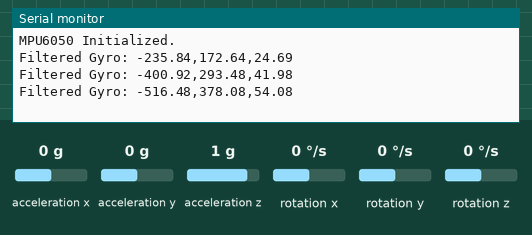
Simulated run of this sketch. Board: ESP32. Parts: the last lines printed to the serial monitor. The test bench sets the inputs (shaded band); at power-on: rotation x 0 °/s, rotation y 0 °/s, rotation z 0 °/s, acceleration x 0 g, acceleration y 0 g, acceleration z 1 g. Nothing arrives over Bluetooth unless stated.

Above: at 1.2 s.
1.3 s: rotation x set to -192 °/s
At 1.47 s:
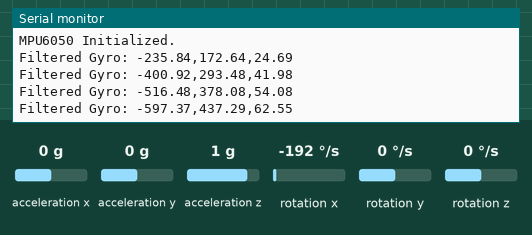
2.8 s: rotation y set to -192 °/s
At 2.81 s:
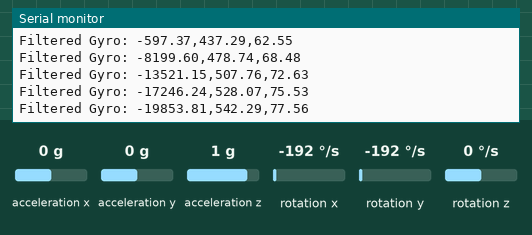
4.3 s: rotation z set to -192 °/s
At 4.5 s:
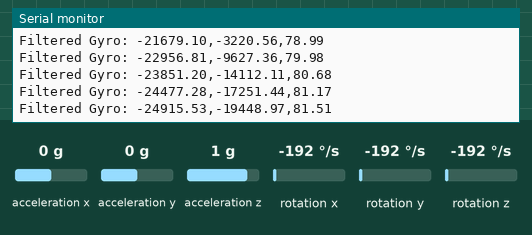
Timing chart, 0 to 7.3 s (numbered marks = the images above; inputs shaded):
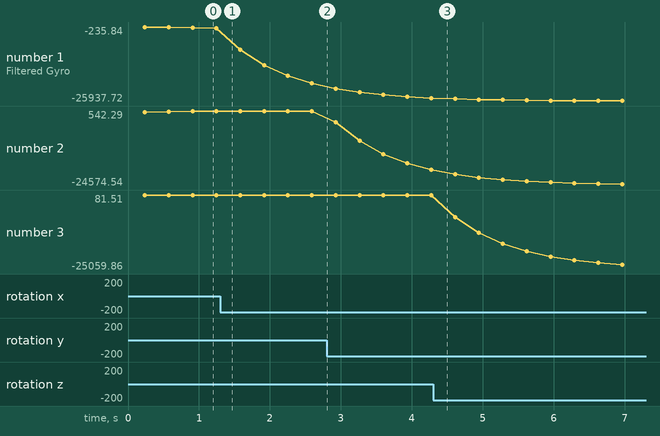

Measured:
- plotted number 1: -597.37 → -19853.81 after the input at 1.3 s
- plotted number 2: 542.29 → -19448.97 after the input at 2.8 s
- plotted number 3: 81.51 → -25059.86 after the input at 4.3 s

The sketch:

Calibration_Test_Gyr.ino
```cpp
#include <Wire.h>
#include <MPU6050.h>
#include <BluetoothSerial.h>

MPU6050 mpu;
BluetoothSerial SerialBT;

// Replace these offsets with the values obtained from calibration
double gx_offset = 786.12;
double gy_offset = -575.46;
double gz_offset = -82.31;

// Low-pass filter variables
double filtered_gx = 0, filtered_gy = 0, filtered_gz = 0;
double alpha = 0.3;  // Low-pass filter strength (0 < alpha <= 1)

// Function to get averaged gyroscope values
void getAveragedGyro(double &avg_gx, double &avg_gy, double &avg_gz, int samples) {
  int16_t gx, gy, gz;
  avg_gx = 0;
  avg_gy = 0;
  avg_gz = 0;

  for (int i = 0; i < samples; i++) {
    mpu.getRotation(&gx, &gy, &gz);
    avg_gx += gx - gx_offset;  // Apply offsets
    avg_gy += gy - gy_offset;
    avg_gz += gz - gz_offset;
    delay(10);  // Small delay between samples
  }

  avg_gx /= samples;  // Average the samples
  avg_gy /= samples;
  avg_gz /= samples;
}

void setup() {
  Serial.begin(115200);
  SerialBT.begin("ESP32_MPU6050");  // Bluetooth name
  Wire.begin();

  // Initialize MPU6050
  mpu.initialize();
  if (!mpu.testConnection()) {
    Serial.println("MPU6050 connection failed!");
    while (1);
  }
  Serial.println("MPU6050 Initialized.");
}

void loop() {
  double avg_gx, avg_gy, avg_gz;

  // Step 1: Average multiple samples for smoothing
  getAveragedGyro(avg_gx, avg_gy, avg_gz, 20);  // Average over 10 samples

  // Step 2: Apply low-pass filter
  filtered_gx = alpha * avg_gx + (1 - alpha) * filtered_gx;
  filtered_gy = alpha * avg_gy + (1 - alpha) * filtered_gy;
  filtered_gz = alpha * avg_gz + (1 - alpha) * filtered_gz;

  // Step 3: Send filtered data via Bluetooth and Serial Monitor
  String data = String(filtered_gx, 2) + "," + String(filtered_gy, 2) + "," + String(filtered_gz, 2) + "\n";
  SerialBT.print(data);
  Serial.print("Filtered Gyro: ");
  Serial.println(data);

  delay(100);  // Adjust delay for the desired output rate
}
```
